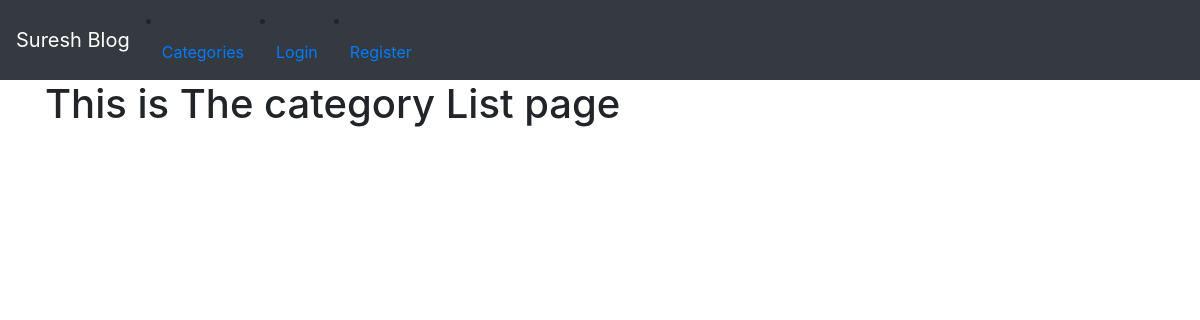
Before: /category_list/ with the older database file.
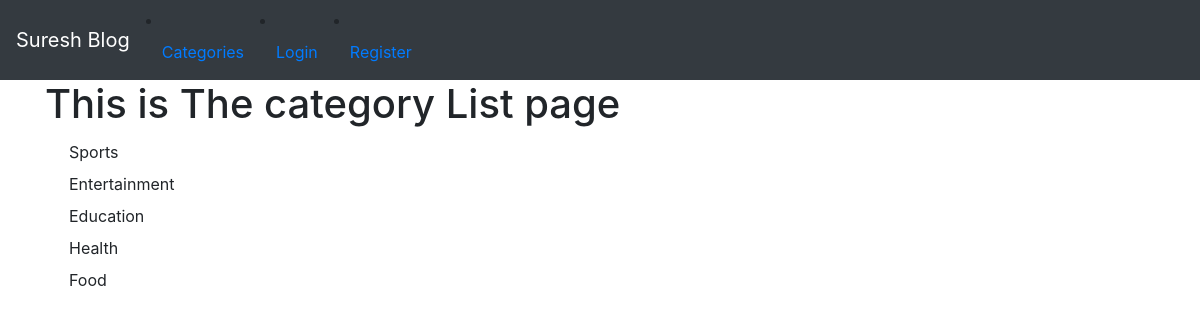
After: the same page with the newer database file.
### blog/models.py (models this page shows, shortened)
class Category(models.Model):
    name = models.CharField(max_length=255)
    def __str__(self):
        return self.name

### blog/views.py (the view)
# urls.py: path('category_list/', CategoryListView, name='category_list'),
def CategoryListView(request):
    cat_menu_list = Category.objects.all()
    return  render(request,'category_list.html',{'cat_menu_list': cat_menu_list})

### blog/templates/category_list.html
{% extends 'base.html'%}
{% block content %}
<h1>This is The category List page</h1>
            {% for item in cat_menu_list %}
                <a class="dropdown-item" href="{% url 'category' item|slugify %}">{{item}}</a>
            {% endfor %}
{% endblock%}

Changed rows visible on the page:
added Category: name "Sports"
added Category: name "Entertainment"
added Category: name "Education"
added Category: name "Health"
added Category: name "Food"
